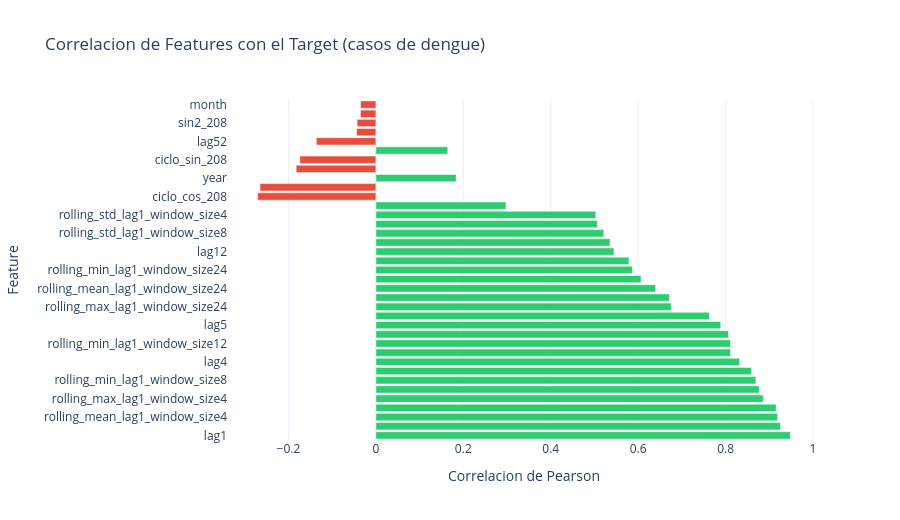

Here is the notebook cell this chart was saved with:
### Code cell
# Mapa de correlaciones entre features y target
corr = (
    features_df[feature_cols + ["y"]]
    .corr(numeric_only=True)["y"]
    .drop("y")
    .sort_values(key=abs, ascending=False)
)

fig = go.Figure(go.Bar(
    x=corr.values,
    y=corr.index,
    orientation="h",
    marker_color=["#e74c3c" if v < 0 else "#2ecc71" for v in corr.values],
))
fig.update_layout(
    title="Correlacion de Features con el Target (casos de dengue)",
    xaxis_title="Correlacion de Pearson",
    yaxis_title="Feature",
    height=520,
    template="plotly_white",
)
fig.show()
print("Los lags y ventanas con mayor correlacion orientan la lectura de importancia para los modelos ML.")

### Figure 1 — Plotly figure (JSON) as saved in the notebook; plotly's stock layout.template omitted (floating-point values rounded to 4 significant figures)
{"data": [{"marker": {"color": ["#2ecc71", "#2ecc71", "#2ecc71", "#2ecc71", "#2ecc71", "#2ecc71", "#2ecc71", "#2ecc71", "#2ecc71", "#2ecc71", "#2ecc71", "#2ecc71", "#2ecc71", "#2ecc71", "#2ecc71", "#2ecc71", "#2ecc71", "#2ecc71", "#2ecc71", "#2ecc71", "#2ecc71", "#2ecc71", "#2ecc71", "#2ecc71", "#2ecc71", "#2ecc71", "#e74c3c", "#e74c3c", "#2ecc71", "#e74c3c", "#e74c3c", "#2ecc71", "#e74c3c", "#e74c3c", "#e74c3c", "#e74c3c", "#e74c3c"]}, "orientation": "h", "type": "bar", "x": [0.9483, 0.9256, 0.919, 0.9158, 0.8862, 0.8769, 0.8693, 0.8593, 0.832, 0.8114, 0.8112, 0.8068, 0.7889, 0.7629, 0.6756, 0.6715, 0.64, 0.6066, 0.5871, 0.5788, 0.5447, 0.5357, 0.5214, 0.5068, 0.5031, 0.2975, -0.2706, -0.265, 0.1838, -0.1824, -0.174, 0.1644, -0.1362, -0.04424, -0.04292, -0.03535, -0.03501], "y": ["lag1", "rolling_min_lag1_window_size4", "rolling_mean_lag1_window_size4", "lag2", "rolling_max_lag1_window_size4", "lag3", "rolling_min_lag1_window_size8", "rolling_mean_lag1_window_size8", "lag4", "rolling_max_lag1_window_size8", "rolling_min_lag1_window_size12", "rolling_mean_lag1_window_size12", "lag5", "rolling_max_lag1_window_size12", "rolling_max_lag1_window_size24", "lag8", "rolling_mean_lag1_window_size24", "rolling_std_lag1_window_size24", "rolling_min_lag1_window_size24", "lag11", "lag12", "rolling_std_lag1_window_size12", "rolling_std_lag1_window_size8", "lag13", "rolling_std_lag1_window_size4", "cos2_208", "ciclo_cos_208", "cos1_208", "year", "sin1_208", "ciclo_sin_208", "lag24", "lag52", "quarter", "sin2_208", "semana_iso", "month"]}], "layout": {"height": 520, "title": {"text": "Correlacion de Features con el Target (casos de dengue)"}, "xaxis": {"title": {"text": "Correlacion de Pearson"}}, "yaxis": {"title": {"text": "Feature"}}}}
